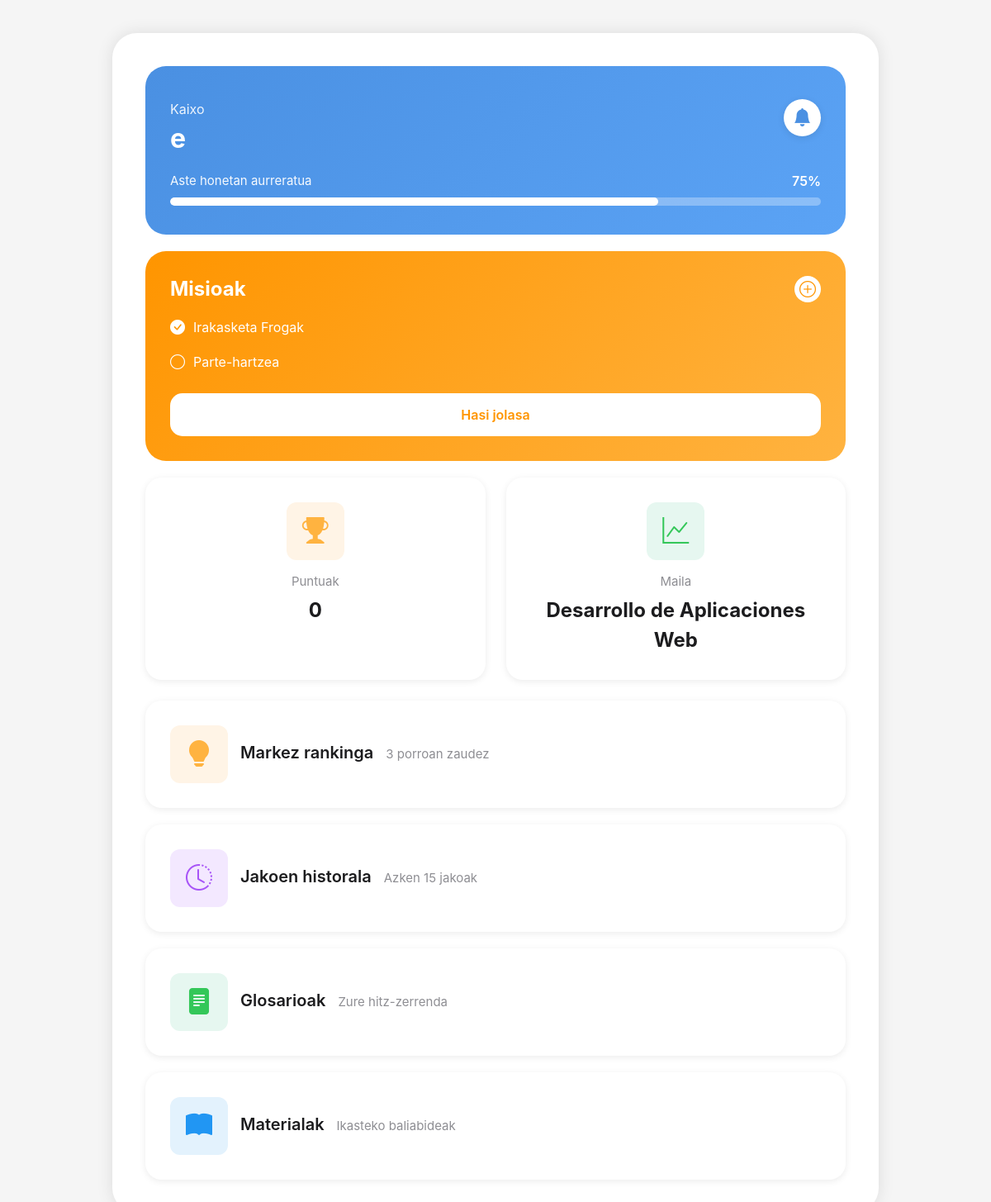
The app's page /section/perfilAlumno.php (signed in) with its own data.
### tables this page shows
CREATE TABLE IF NOT EXISTS `usuario` (
  `id_usuario` int NOT NULL AUTO_INCREMENT,
  `nombre` varchar(100) NOT NULL,
  `apellidos` varchar(150) DEFAULT NULL,
  `email` varchar(255) NOT NULL,
  `password` varchar(255) NOT NULL,
  `id_rol` int DEFAULT NULL,
  `id_centro` int DEFAULT NULL,
  `id_ciclo` int DEFAULT NULL,
  `puntos_totales` int DEFAULT '0',
  `fecha_registro` datetime DEFAULT NULL,
  `activo` tinyint(1) DEFAULT '1',
  `ultimo_acceso` datetime DEFAULT NULL,
  PRIMARY KEY (`id_usuario`),
  UNIQUE KEY `email` (`email`),
  KEY `id_rol` (`id_rol`),
  KEY `id_centro` (`id_centro`),
  KEY `id_ciclo` (`id_ciclo`),
  CONSTRAINT `usuario_ibfk_1` FOREIGN KEY (`id_rol`) REFERENCES `rol` (`id_rol`),
  CONSTRAINT `usuario_ibfk_2` FOREIGN KEY (`id_centro`) REFERENCES `centro_educativo` (`id_centro`),
  CONSTRAINT `usuario_ibfk_3` FOREIGN KEY (`id_ciclo`) REFERENCES `ciclo_formativo` (`id_ciclo`)
);

CREATE TABLE IF NOT EXISTS `ciclo_formativo` (
  `id_ciclo` int NOT NULL AUTO_INCREMENT,
  `nombre_ciclo` varchar(100) NOT NULL,
  `familia_profesional` varchar(100) DEFAULT NULL,
  `id_centro` int DEFAULT NULL,
  `fecha_alta` datetime DEFAULT NULL,
  PRIMARY KEY (`id_ciclo`),
  KEY `id_centro` (`id_centro`),
  CONSTRAINT `ciclo_formativo_ibfk_1` FOREIGN KEY (`id_centro`) REFERENCES `centro_educativo` (`id_centro`)
);

### model/usuario.php (called while the page is built, shortened)
<?php
require_once "AccesoBD.php";
class Usuario {
    public $nombre;
    public $puntos_totales;
    public $ciclo;
    public function __construct() {
        $this->nombre = null;
        $this->puntos_totales = null;
        $this->ciclo = null;
    }
    public function getNombre() {
      return $this->nombre;
    }
    public function getPuntosTotales() {
        return $this->puntos_totales;
    }
    public function getCiclo() {
        return $this->ciclo;
    }
    public function llenarDatos($datos) {
        $this->nombre = $datos['nombre'] ?? null;
        $this->id_ciclo = $datos['id_ciclo'] ?? null;
        $this->puntos_totales = $datos['puntos_totales'] ?? null;
        if ($this->id_ciclo) {
            $accesoBD = new AccesoBD();
            $this->ciclo = $accesoBD->NombreCiclo($this->id_ciclo);
        }
    }
}
?>

### model/AccesoBD.php (called while the page is built, shortened)
<?php
class AccesoBD
{
    public $conexion;
    function conectar()
    {
        $this->conexion = mysqli_connect(self::RUTA, self::USER, self::PASS, self::BD)
            or die("Error al establecer la conexión: " . mysqli_connect_error());
    }
    function cerrarConexion()
    {
        if ($this->conexion) {
            $this->conexion = null;
        }
    }
    function rellenarUsuario($usuario, $email) {
        $email = mysqli_real_escape_string($this->conexion, trim($email));
        $result = mysqli_query($this->conexion, 'SELECT * FROM usuario WHERE email = "' . $email . '"');
        if ($result && mysqli_num_rows($result) > 0) {
            $datos = mysqli_fetch_assoc($result);
            $usuario->llenarDatos($datos);
            return true;
        }
        return false;
    }
    function NombreCiclo($id_ciclo) {
        $id_ciclo = (int)$id_ciclo;
        $result = mysqli_query($this->conexion, "SELECT nombre_ciclo FROM ciclo_formativo WHERE id_ciclo = $id_ciclo");
        if ($result && mysqli_num_rows($result) > 0) {
            $row = mysqli_fetch_assoc($result);
            return $row['nombre_ciclo'];
        }
        return null;
    }
}

### section/perfilAlumno.php (the view, shortened to what this page needs)
<?php
require_once "../model/AccesoBD.php";
require_once "../model/usuario.php";
$usuario = new Usuario();
$accesoBD = new AccesoBD();
if (!$accesoBD->rellenarUsuario($usuario, $_SESSION['email'])) {
    session_destroy();
    header('Location: ../Index.php?error=3');
    exit();
}
?>
<!DOCTYPE html>
<html lang="eu">
<head>
    <link href="https://cdn.jsdelivr.net/npm/bootstrap@5.3.0/dist/css/bootstrap.min.css" rel="stylesheet">
    <link rel="stylesheet" href="https://cdn.jsdelivr.net/npm/bootstrap-icons@1.11.0/font/bootstrap-icons.css">
    <link rel="stylesheet" href="../css/inicioStyles.css">
    <link rel="stylesheet" href="../css/footer.css">
</head>
<body>
    <div class="mobile-container">
        <header class="app-header">
            <div class="d-flex justify-content-between align-items-start mb-3">
                <div>
                    <div class="greeting">Kaixo</div>
                    <h1 class="user-name"><?php echo htmlspecialchars($usuario->getNombre() ?? ''); ?></h1>
                </div>
                <button class="notification-btn">
                    <i class="bi bi-bell-fill"></i>
                </button>
            </div>
            <div class="progress-section">
                <div class="d-flex justify-content-between align-items-center mb-2">
                    <span class="progress-text">Aste honetan aurreratua</span>
                    <span class="progress-percentage">75%</span>
                </div>
                <div class="progress custom-progress">
                    <div class="progress-bar" role="progressbar" style="width: 75%" aria-valuenow="75" aria-valuemin="0" aria-valuemax="100"></div>
                </div>
            </div>
        </header>
        <div class="missions-card">
            <div class="d-flex justify-content-between align-items-center mb-3">
                <h2 class="missions-title">Misioak</h2>
                <button class="missions-icon-btn">
                    <i class="bi bi-plus-circle"></i>
                </button>
            </div>
            <div class="mission-item">
                <i class="bi bi-check-circle-fill"></i>
                <span>Irakasketa Frogak</span>
            </div>
            <div class="mission-item">
                <i class="bi bi-circle"></i>
                <span>Parte-hartzea</span>
            </div>
            <button class="start-game-btn" onclick="location.href='juegoAdivinaHitza.php'">Hasi jolasa</button>
        </div>
        <div class="stats-grid">
            <div class="stat-card">
                <div class="stat-icon trophy">
                    <i class="bi bi-trophy-fill"></i>
                </div>                <div class="stat-label">Puntuak</div>
                <div class="stat-value"><?php echo $usuario->getPuntosTotales() ?? 0; ?></div>
            </div>
            <div class="stat-card">
                <div class="stat-icon chart">
                    <i class="bi bi-graph-up"></i>
                </div>
                <div class="stat-label">Maila</div>
                <div class="stat-value"><?php echo htmlspecialchars($usuario->getCiclo() ?? '' ); ?></div>
            </div>
        </div>
        <div class="feature-cards">
            <div class="feature-card">
                <div class="feature-icon bulb">
                    <i class="bi bi-lightbulb-fill"></i>
                </div>
                <div class="feature-title">Markez rankinga</div>
                <div class="feature-subtitle">3 porroan zaudez</div>
            </div>
            <div class="feature-card">
                <div class="feature-icon clock">
                    <i class="bi bi-clock-history"></i>
                </div>
                <div class="feature-title">Jakoen historala</div>
                <div class="feature-subtitle">Azken 15 jakoak</div>
                <a href="historialAlumno.php" class="stretched-link" style="position:absolute;top:0;left:0;width:100%;height:100%;z-index:2;"></a>
            </div>
            <div class="feature-card">
                <div class="feature-icon document">
                    <i class="bi bi-file-text-fill"></i>
                </div>
                <div class="feature-title">Glosarioak</div>
                <div class="feature-subtitle">Zure hitz-zerrenda</div>
            </div>
            <div class="feature-card">
                <div class="feature-icon book">
                    <i class="bi bi-book-fill"></i>
                </div>
                <div class="feature-title">Materialak</div>
                <div class="feature-subtitle">Ikasteko baliabideak</div>
            </div>
        </div>
    </div>
</body>
</html>

### records on screen
usuario: nombre "e", puntos_totales "0", id_ciclo.nombre_ciclo "Desarrollo de Aplicaciones Web"
